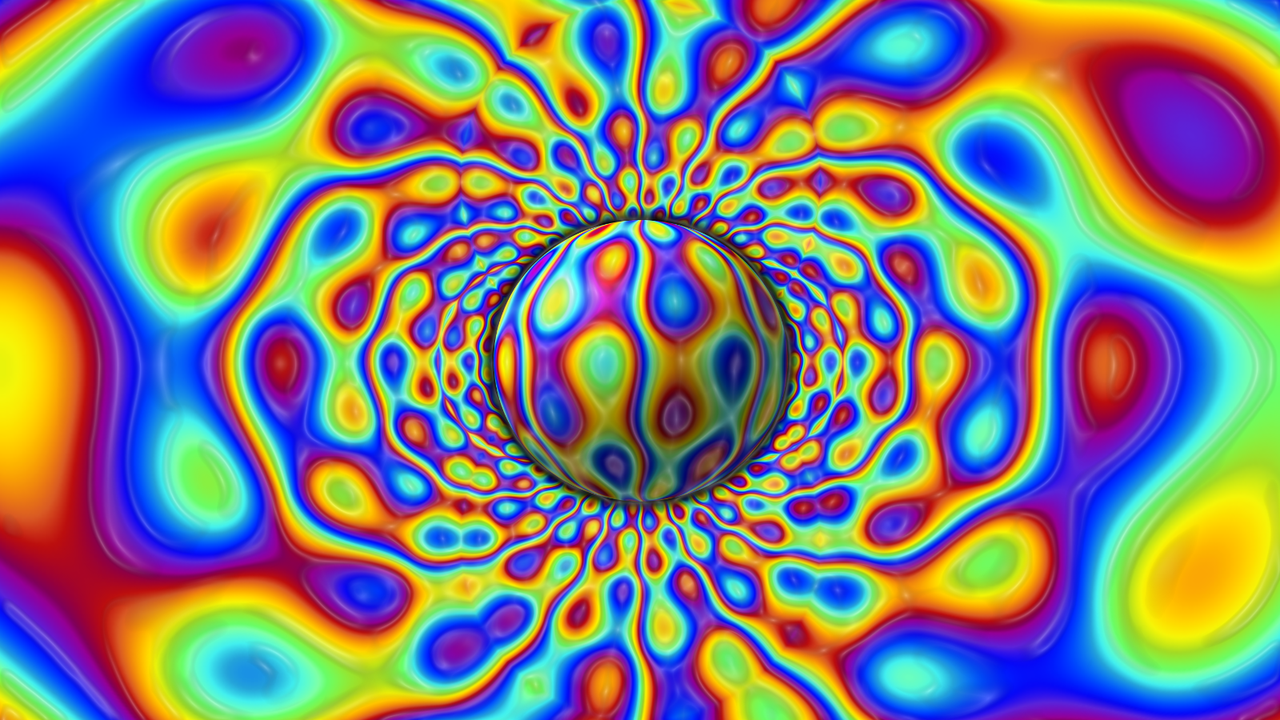
#> input picture image.jpg, 1280 x 720 px, given in place of the camera
$ python main.py   (older library calls are emulated)
#> lines starting #> are read from the running program, lines starting #| are printed output that depends on the picture; after the words box and inside, x2 and y2 are one past the last pixel; in counts of white or black regions, pixels touching at a corner belong together; long printed decimals are rounded
import json
import cv2

# HSV color thresholds for YELLOW
THRESHOLD_LOW = (15, 210, 20);
THRESHOLD_HIGH = (35, 255, 255);

# Webcam parameters (your desired resolution)
CAMERA_WIDTH = 320
CAMERA_HEIGHT = 240

# Minimum required radius of enclosing circle of contour
MIN_RADIUS = 2

# Initialize camera and get actual resolution
cam = cv2.VideoCapture(0)
# [4 lines of commented-out code are left out]
cam.set(CAMERA_WIDTH, CAMERA_HEIGHT)

print("Camera initialized: (" + str(CAMERA_WIDTH) + ", " + str(CAMERA_HEIGHT) + ")")

# Main loop
while True:

    # Get image from camera
    ret_val, img = cam.read()
#> img is the input picture: shape (720, 1280, 3); mean B, G, R 126.1, 124.8, 126.5

    # Blur image to remove noise
    img_filter = cv2.GaussianBlur(img.copy(), (3, 3), 0)

    # Convert image from BGR to HSV
    img_filter = cv2.cvtColor(img_filter, cv2.COLOR_BGR2HSV)
#> img_filter: shape (720, 1280, 3); mean H, S, V 83.1, 208.3, 213.1

    # Set pixels to white if in color range, others to black (binary bitmap)
    img_binary = cv2.inRange(img_filter.copy(), THRESHOLD_LOW, THRESHOLD_HIGH)
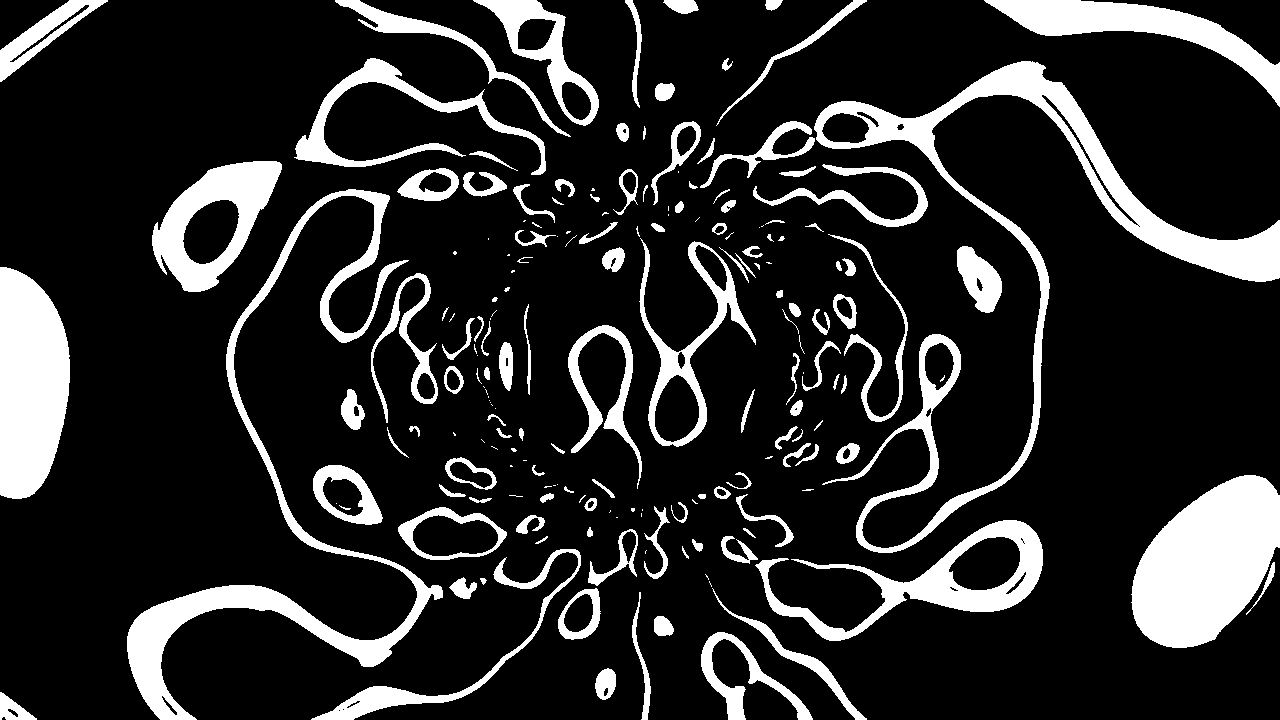
#> img_binary: shape (720, 1280); 16.7% white; 187 white regions (60 under 20 px), largest, box (x1, y1, x2, y2) and area: (814, 61, 1280, 553) 22838, (1131, 475, 1280, 648) 17565, (127, 189, 443, 720) 15937

    # Dilate image to make white blobs larger
    img_binary = cv2.dilate(img_binary, None, iterations = 1)
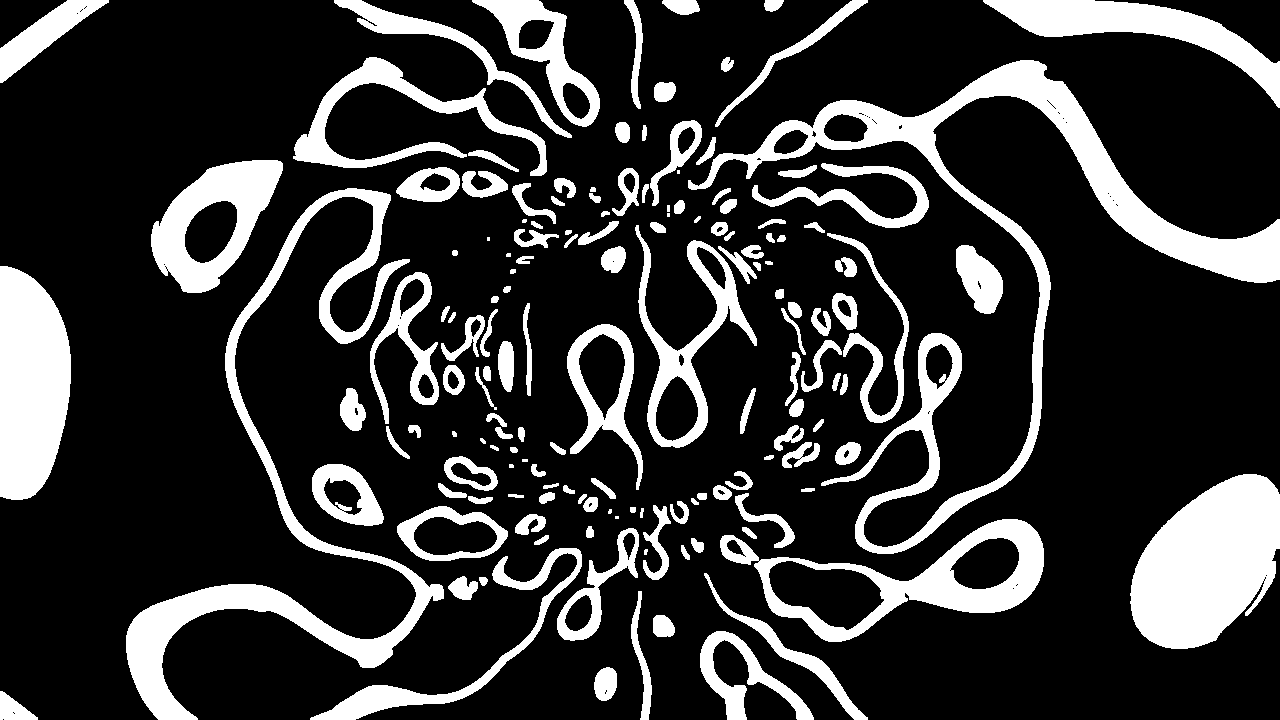
#> img_binary: shape (720, 1280); 20.8% white; 152 white regions (9 under 20 px)

    # Find center of object using contours instead of blob detection. From:
    # http://www.pyimagesearch.com/2015/09/14/ball-tracking-with-opencv/
    img_contours = img_binary.copy()
    contours = cv2.findContours(img_contours, cv2.RETR_EXTERNAL, \
        cv2.CHAIN_APPROX_SIMPLE)[-2]
#> contours = 152 contours, 17 with area under 20; largest, box (x1, y1, x2, y2) and area: (688, 60, 1280, 554) 30362, (1130, 474, 1280, 649) 18244, (126, 188, 444, 720) 18184, (720, 519, 1044, 642) 17766, (0, 266, 71, 500) 13223

    # Find the largest contour and use it to compute the min enclosing circle
    center = None
    radius = 0
    if len(contours) > 0:
        c = max(contours, key=cv2.contourArea)
#> c = contour of 1484 points, box (x1, y1, x2, y2) (688, 60, 1280, 554), area 30362
        ((x, y), radius) = cv2.minEnclosingCircle(c)
#> x = 979; y = 267.7; radius = 303.9
        M = cv2.moments(c)
#> M = moments, m00 30361.5, centre m10/m00, m01/m00 = (1001.6, 239.5)
        if M["m00"] > 0:
            center = (int(M["m10"] / M["m00"]), int(M["m01"] / M["m00"]))
#> center = (1001, 239)
            if radius < MIN_RADIUS:
                center = None

    # Print out the location and size (radius) of the largest detected contour
    if center != None:
        print(str(center) + " " + str(radius))
#| (1001, 239) 303.923

    # Draw a green circle around the largest enclosed contour
    if center != None:
        cv2.circle(img, center, int(round(radius)), (0, 255, 0))
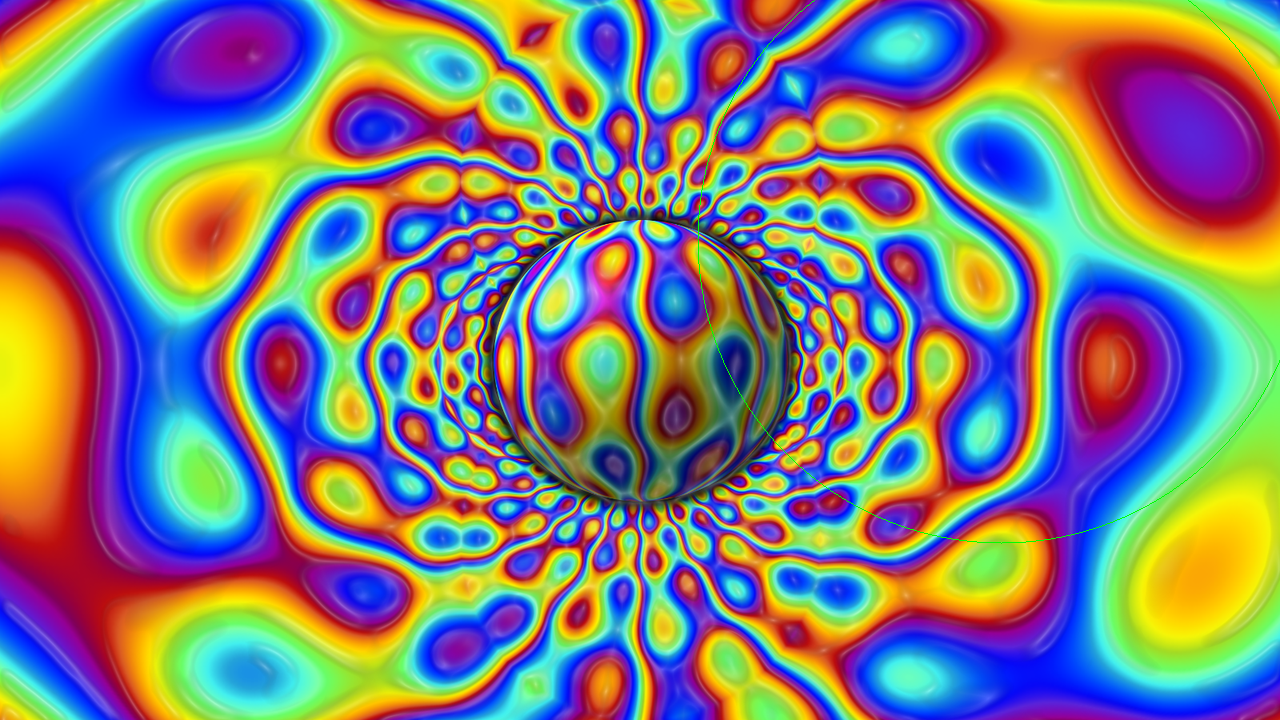
#> img: shape (720, 1280, 3); 0.12% of pixels changed, all inside (x1, y1, x2, y2) = (697, 0, 1280, 544)

    # Store Data
    data = {
        'Raidus' : radius,
        'Center' : center
    }
#> data = {'Raidus': 303.9, 'Center': (1001, 239)}

    # Writing JSON data
    with open('data.json', 'w') as f:
         json.dump(data, f)

    # Show image windows
    cv2.imshow('webcam', img)
    # cv2.imshow('binary', img_binary)
    # cv2.imshow('contours', img_contours)
    cv2.waitKey(1)
